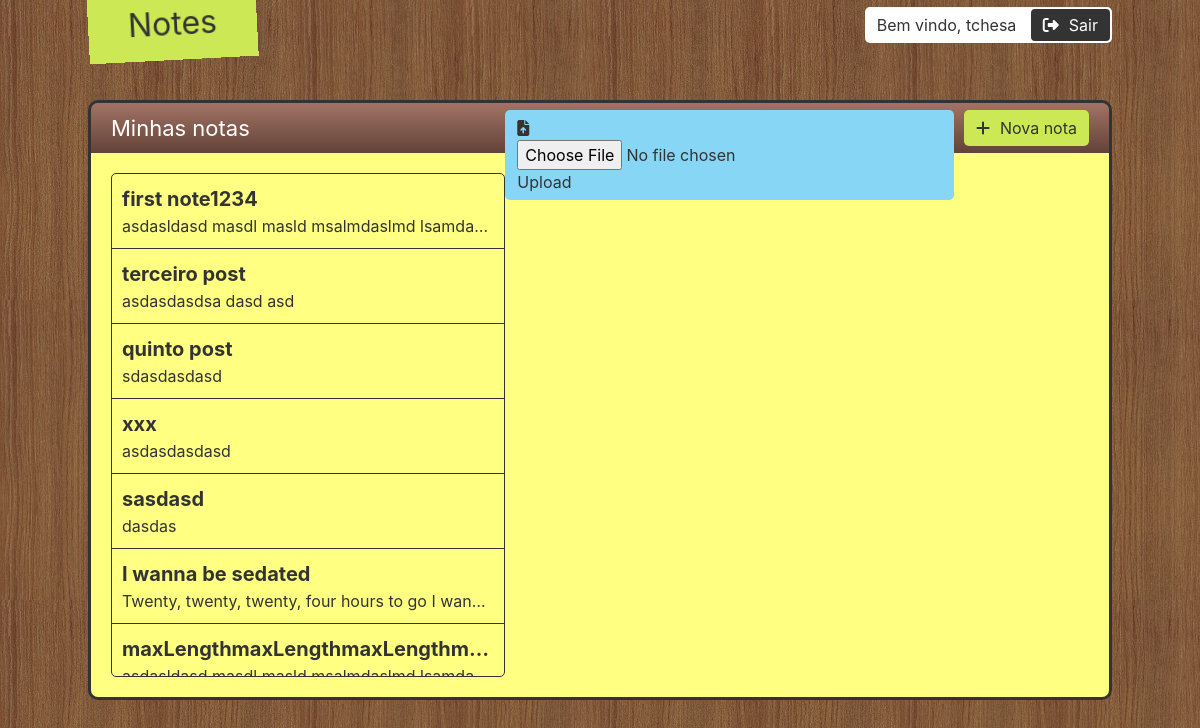
Page / (signed in) on the earlier database version.
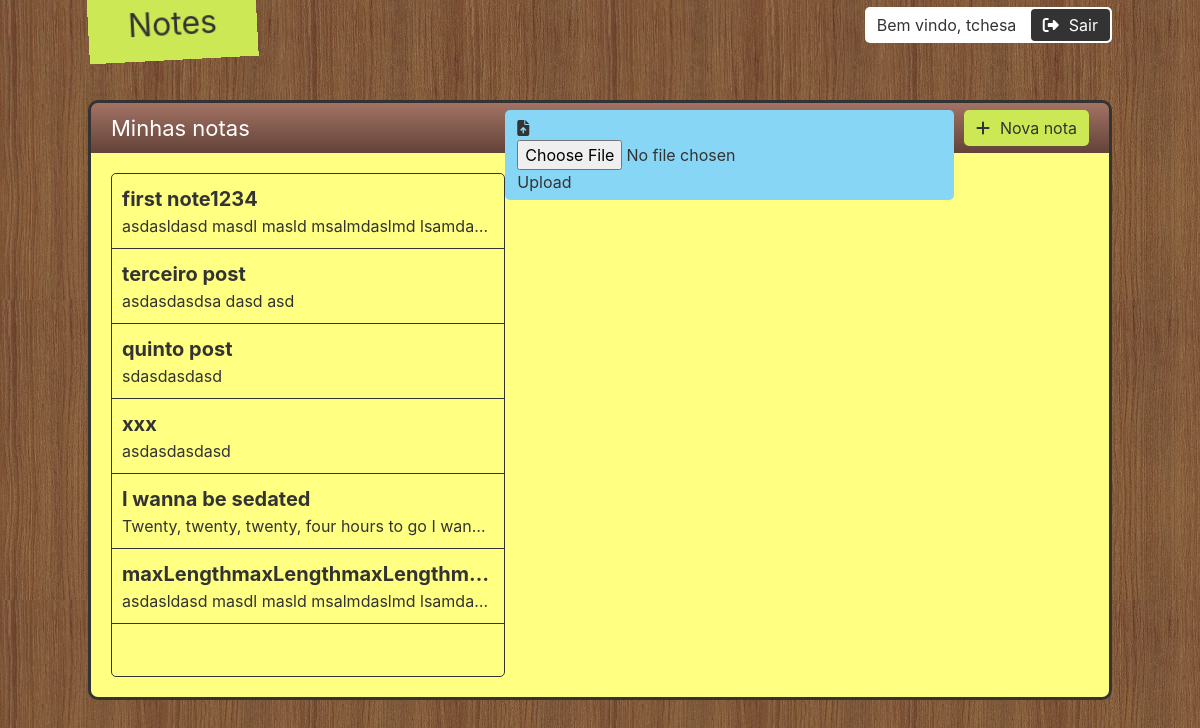
Same page on the later database version.
### storage/models.py (models this page shows)
class Note(models.Model):
    user = models.ForeignKey(User, default=1, on_delete=models.CASCADE)
    title = models.CharField(max_length=120)
    content = models.TextField(null=True, blank=True)

### storage/views.py (the view)
# urls.py: path('', list_note_page),
@login_required
def list_note_page(request):
    notes = Note.objects.filter(user=request.user)
    context = {'notes': notes}
    return render(request, 'notes.html', context)

### templates/notes.html (shortened to what this page needs)
{% extends 'base.html' %}
{% block content %}
    <div class='book'>
        <div class='book-hd'>
            <span class='title'>Minhas notas</span>
            <a class='new' href='/new'>
                <i class="fas fa-plus"></i><span>Nova nota</span>
            </a>
            <a class='upload mr'>
                <form method='POST' action="/upload/" enctype="multipart/form-data">{% csrf_token %}
                    <i class="fas fa-file-upload"></i>
                    <span>
                        <input class="submit-button" type="file" accept=".txt" name="filename" placeholder="Upload"
                               onchange="form.submit()"/>Upload
                    </span>
                </form>
            </a>
        </div>
        <div class='book-bd'>
            <ul class='notes-list'>
                {% for note in notes %}
                    <li>
                        <a href='{{ note.id }}'>
                            <span class='title'>{{ note.title }}</span>
                            <span class='content'>{{ note.content }}</span>
                        </a>
                    </li>
                {% endfor %}
            </ul>
        </div>
    </div>
{% endblock %}

Differences in the rows shown:
removed Note: title "sasdasd", content "dasdas"
